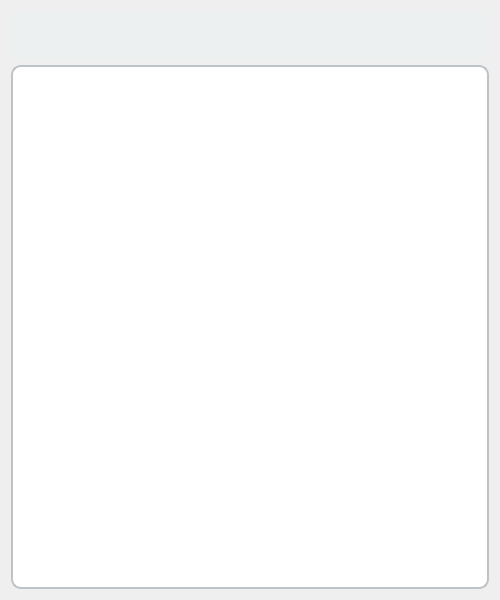
<?xml version="1.0" encoding="UTF-8"?>
<ui version="4.0">
 <class>InfoDialog</class>
 <widget class="QDialog" name="InfoDialog">
  <property name="geometry">
   <rect>
    <x>0</x>
    <y>0</y>
    <width>500</width>
    <height>600</height>
   </rect>
  </property>
  <property name="windowTitle">
   <string>Información de Recurso Hídrico</string>
  </property>
  <layout class="QVBoxLayout" name="verticalLayout">
   <item>
    <widget class="QLabel" name="labelTitulo">
     <property name="styleSheet">
      <string>
       font-size: 24px;
       font-weight: bold;
       color: #2c3e50;
       padding: 10px;
       background-color: #ecf0f1;
       border-radius: 10px;
      </string>
     </property>
     <property name="alignment">
      <set>Qt::AlignCenter</set>
     </property>
    </widget>
   </item>
   <item>
    <widget class="QTextBrowser" name="textInfo">
     <property name="styleSheet">
      <string>
       QTextBrowser {
           background-color: #ffffff;
           border: 2px solid #bdc3c7;
           border-radius: 10px;
           padding: 15px;
           font-size: 14px;
           color: #34495e;
       }
       QScrollBar:vertical {
           background: #f5f6fa;
           width: 12px;
           border-radius: 6px;
       }
       QScrollBar::handle:vertical {
           background: #95a5a6;
           border-radius: 6px;
       }
      </string>
     </property>
    </widget>
   </item>
  </layout>
 </widget>
</ui>
